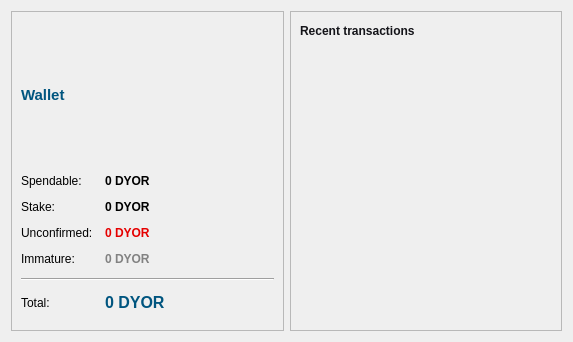
<?xml version="1.0" encoding="UTF-8"?>
<ui version="4.0">
 <class>OverviewPage</class>
 <widget class="QWidget" name="OverviewPage">
  <property name="geometry">
   <rect>
    <x>0</x>
    <y>0</y>
    <width>573</width>
    <height>342</height>
   </rect>
  </property>
  <property name="windowTitle">
   <string>Form</string>
  </property>
  <property name="autoFillBackground">
   <bool>false</bool>
  </property>
  <property name="styleSheet">
   <string notr="true"/>
  </property>
  <layout class="QHBoxLayout" name="horizontalLayout" stretch="1,1">
   <item>
    <layout class="QVBoxLayout" name="verticalLayout_2">
     <item>
      <widget class="QFrame" name="frame">
       <property name="styleSheet">
        <string notr="true"/>
       </property>
       <property name="frameShape">
        <enum>QFrame::StyledPanel</enum>
       </property>
       <layout class="QVBoxLayout" name="verticalLayout_4">
        <item>
         <layout class="QHBoxLayout" name="horizontalLayout_4">
          <item>
           <widget class="QLabel" name="label_5">
            <property name="font">
             <font>
              <pointsize>11</pointsize>
              <weight>75</weight>
              <bold>true</bold>
             </font>
            </property>
            <property name="styleSheet">
             <string notr="true">color: rgb(0, 85, 127);</string>
            </property>
            <property name="text">
             <string>Wallet</string>
            </property>
           </widget>
          </item>
          <item>
           <widget class="QLabel" name="labelWalletStatus">
            <property name="toolTip">
             <string>The displayed information may be out of date. Your wallet automatically synchronizes with the DYOR network after a connection is established, but this process has not completed yet.</string>
            </property>
            <property name="styleSheet">
             <string notr="true">QLabel { color: #DC143C; }</string>
            </property>
            <property name="text">
             <string notr="true"/>
            </property>
            <property name="alignment">
             <set>Qt::AlignLeading|Qt::AlignLeft|Qt::AlignVCenter</set>
            </property>
           </widget>
          </item>
          <item>
           <widget class="QLabel" name="label_7">
            <property name="text">
             <string/>
            </property>
            <property name="pixmap">
             <pixmap>../../../../Users/dan/Desktop/128.png</pixmap>
            </property>
           </widget>
          </item>
         </layout>
        </item>
        <item>
         <layout class="QFormLayout" name="formLayout_2">
          <property name="fieldGrowthPolicy">
           <enum>QFormLayout::AllNonFixedFieldsGrow</enum>
          </property>
          <property name="horizontalSpacing">
           <number>12</number>
          </property>
          <property name="verticalSpacing">
           <number>12</number>
          </property>
          <item row="0" column="0">
           <widget class="QLabel" name="label">
            <property name="text">
             <string>Spendable:</string>
            </property>
           </widget>
          </item>
          <item row="0" column="1">
           <widget class="QLabel" name="labelBalance">
            <property name="font">
             <font>
              <weight>75</weight>
              <bold>true</bold>
             </font>
            </property>
            <property name="cursor">
             <cursorShape>IBeamCursor</cursorShape>
            </property>
            <property name="toolTip">
             <string>Your current spendable balance</string>
            </property>
            <property name="styleSheet">
             <string notr="true"/>
            </property>
            <property name="text">
             <string notr="true">0 DYOR</string>
            </property>
            <property name="textInteractionFlags">
             <set>Qt::LinksAccessibleByMouse|Qt::TextSelectableByKeyboard|Qt::TextSelectableByMouse</set>
            </property>
           </widget>
          </item>
          <item row="1" column="0">
           <widget class="QLabel" name="label_6">
            <property name="text">
             <string>Stake:</string>
            </property>
           </widget>
          </item>
          <item row="1" column="1">
           <widget class="QLabel" name="labelStake">
            <property name="font">
             <font>
              <weight>75</weight>
              <bold>true</bold>
             </font>
            </property>
            <property name="cursor">
             <cursorShape>IBeamCursor</cursorShape>
            </property>
            <property name="toolTip">
             <string>Total of coins that was staked, and do not yet count toward the current balance</string>
            </property>
            <property name="styleSheet">
             <string notr="true"/>
            </property>
            <property name="text">
             <string notr="true">0 DYOR</string>
            </property>
            <property name="textInteractionFlags">
             <set>Qt::LinksAccessibleByMouse|Qt::TextSelectableByKeyboard|Qt::TextSelectableByMouse</set>
            </property>
           </widget>
          </item>
          <item row="2" column="0">
           <widget class="QLabel" name="label_3">
            <property name="text">
             <string>Unconfirmed:</string>
            </property>
           </widget>
          </item>
          <item row="2" column="1">
           <widget class="QLabel" name="labelUnconfirmed">
            <property name="font">
             <font>
              <weight>75</weight>
              <bold>true</bold>
             </font>
            </property>
            <property name="cursor">
             <cursorShape>IBeamCursor</cursorShape>
            </property>
            <property name="toolTip">
             <string>Total of transactions that have yet to be confirmed, and do not yet count toward the current balance</string>
            </property>
            <property name="styleSheet">
             <string notr="true">color: rgb(229, 0, 0);
</string>
            </property>
            <property name="text">
             <string notr="true">0 DYOR</string>
            </property>
            <property name="textInteractionFlags">
             <set>Qt::LinksAccessibleByMouse|Qt::TextSelectableByKeyboard|Qt::TextSelectableByMouse</set>
            </property>
           </widget>
          </item>
          <item row="3" column="0">
           <widget class="QLabel" name="labelImmatureText">
            <property name="text">
             <string>Immature:</string>
            </property>
           </widget>
          </item>
          <item row="3" column="1">
           <widget class="QLabel" name="labelImmature">
            <property name="font">
             <font>
              <weight>75</weight>
              <bold>true</bold>
             </font>
            </property>
            <property name="toolTip">
             <string>Mined balance that has not yet matured</string>
            </property>
            <property name="styleSheet">
             <string notr="true">color: rgb(130, 130, 130);</string>
            </property>
            <property name="text">
             <string notr="true">0 DYOR</string>
            </property>
            <property name="textInteractionFlags">
             <set>Qt::LinksAccessibleByMouse|Qt::TextSelectableByKeyboard|Qt::TextSelectableByMouse</set>
            </property>
           </widget>
          </item>
          <item row="4" column="0" colspan="2">
           <widget class="Line" name="line">
            <property name="orientation">
             <enum>Qt::Horizontal</enum>
            </property>
           </widget>
          </item>
          <item row="5" column="0">
           <widget class="QLabel" name="labelTotalText">
            <property name="text">
             <string>Total:</string>
            </property>
           </widget>
          </item>
          <item row="5" column="1">
           <widget class="QLabel" name="labelTotal">
            <property name="font">
             <font>
              <pointsize>12</pointsize>
              <weight>75</weight>
              <bold>true</bold>
              <stylestrategy>PreferAntialias</stylestrategy>
             </font>
            </property>
            <property name="cursor">
             <cursorShape>IBeamCursor</cursorShape>
            </property>
            <property name="toolTip">
             <string>Your current total balance</string>
            </property>
            <property name="styleSheet">
             <string notr="true">color: rgb(0, 85, 127);</string>
            </property>
            <property name="text">
             <string notr="true">0 DYOR</string>
            </property>
            <property name="textInteractionFlags">
             <set>Qt::LinksAccessibleByMouse|Qt::TextSelectableByKeyboard|Qt::TextSelectableByMouse</set>
            </property>
           </widget>
          </item>
         </layout>
        </item>
       </layout>
      </widget>
     </item>
    </layout>
   </item>
   <item>
    <layout class="QVBoxLayout" name="verticalLayout_3">
     <item>
      <widget class="QFrame" name="frame_2">
       <property name="autoFillBackground">
        <bool>false</bool>
       </property>
       <property name="styleSheet">
        <string notr="true"/>
       </property>
       <property name="frameShape">
        <enum>QFrame::StyledPanel</enum>
       </property>
       <layout class="QVBoxLayout" name="verticalLayout">
        <item>
         <layout class="QHBoxLayout" name="horizontalLayout_2">
          <item>
           <widget class="QLabel" name="label_4">
            <property name="styleSheet">
             <string notr="true">color: rgb(20, 20, 25);</string>
            </property>
            <property name="text">
             <string>&lt;b&gt;Recent transactions&lt;/b&gt;</string>
            </property>
           </widget>
          </item>
          <item>
           <widget class="QLabel" name="labelTransactionsStatus">
            <property name="toolTip">
             <string>The displayed information may be out of date. Your wallet automatically synchronizes with the DYOR network after a connection is established, but this process has not completed yet.</string>
            </property>
            <property name="styleSheet">
             <string notr="true">QLabel { color: #DC143C; }</string>
            </property>
            <property name="text">
             <string notr="true"/>
            </property>
            <property name="alignment">
             <set>Qt::AlignRight|Qt::AlignTrailing|Qt::AlignVCenter</set>
            </property>
           </widget>
          </item>
          <item>
           <spacer name="horizontalSpacer">
            <property name="orientation">
             <enum>Qt::Horizontal</enum>
            </property>
            <property name="sizeHint" stdset="0">
             <size>
              <width>40</width>
              <height>20</height>
             </size>
            </property>
           </spacer>
          </item>
         </layout>
        </item>
        <item>
         <widget class="QListView" name="listTransactions">
          <property name="styleSheet">
           <string notr="true">QListView { background: transparent; }</string>
          </property>
          <property name="frameShape">
           <enum>QFrame::NoFrame</enum>
          </property>
          <property name="verticalScrollBarPolicy">
           <enum>Qt::ScrollBarAlwaysOff</enum>
          </property>
          <property name="horizontalScrollBarPolicy">
           <enum>Qt::ScrollBarAlwaysOff</enum>
          </property>
          <property name="selectionMode">
           <enum>QAbstractItemView::NoSelection</enum>
          </property>
         </widget>
        </item>
       </layout>
      </widget>
     </item>
    </layout>
   </item>
  </layout>
 </widget>
 <resources/>
 <connections/>
</ui>
